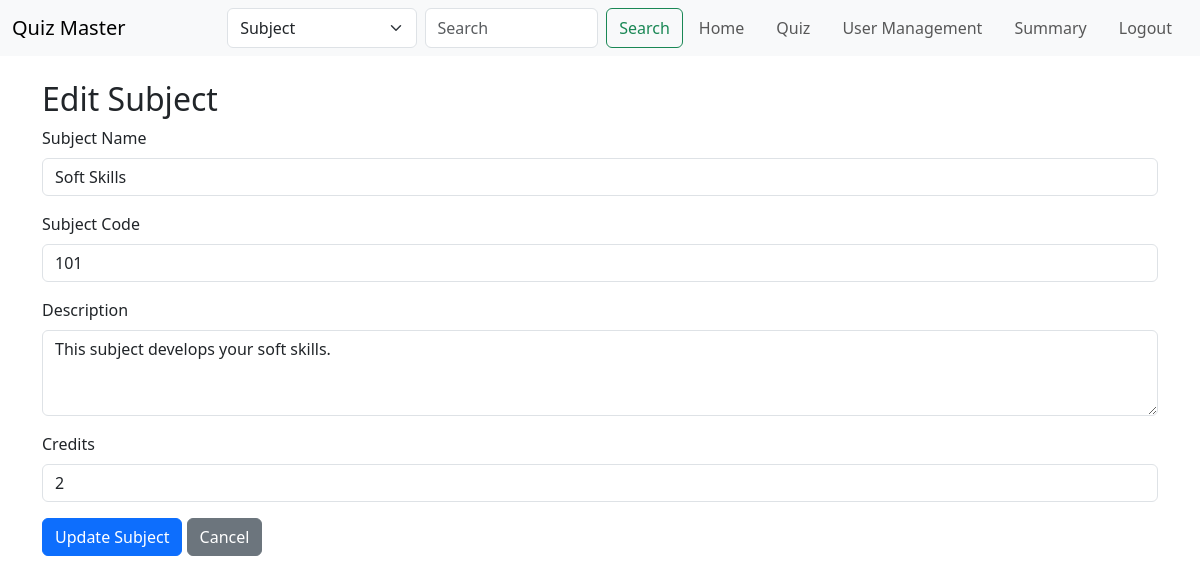
The page /edit_subject?subject_id=1 (signed in) on the database its author committed.
### models.py (models this page shows)
class Subject(db.Model):
    __tablename__ = 'subject'
    id = db.Column(db.Integer, primary_key=True, autoincrement=True)
    subject_name = db.Column(db.String(32), unique=True, nullable=False)
    subject_code = db.Column(db.String(32), unique=True, nullable=False)
    subject_description = db.Column(db.String(512), nullable=True)
    subject_credit = db.Column(db.String(80), nullable=False)

### routes.py (the view)
@app.route('/edit_subject')
@auth_required
@admin_required
def edit_subject():
    subject_id = request.args.get('subject_id')
    subject = Subject.query.get(subject_id)
    return render_template('edit_subject.html', subject=subject)

### routes.py (called while the page is built)
def auth_required(func):
    @wraps(func)
    def inner(*args, **kwargs):
        if 'user_id' not in session:
            flash('Please login to continue')
            return redirect(url_for('login'))
        return func(*args, **kwargs)
    return inner

def admin_required(f):
    @wraps(f)
    def decorated_function(*args, **kwargs):
        if session.get('is_admin') == False:
            flash("Access Denied: Admins Only", "danger")
            return redirect(url_for('index'))  # Redirect to home if not admin
        return f(*args, **kwargs)
    return decorated_function

### templates/edit_subject.html
{% extends 'layout.html' %}
{% block content %}
<div class="container mt-4">
    <h2>Edit Subject</h2>
    <form method="POST" action="{{ url_for('edit_subject', subject_id=subject.id) }}">
        <div class="mb-3">
            <label for="subject_name" class="form-label">Subject Name</label>
            <input type="text" class="form-control" id="subject_name" name="subject_name" value="{{ subject.subject_name }}" required>
        </div>
        <div class="mb-3">
            <label for="subject_code" class="form-label">Subject Code</label>
            <input type="text" class="form-control" id="subject_code" name="subject_code" value="{{ subject.subject_code }}" required>
        </div>
        <div class="mb-3">
            <label for="subject_description" class="form-label">Description</label>
            <textarea class="form-control" id="subject_description" name="subject_description" rows="3" required>{{ subject.subject_description }}</textarea>
        </div>
        <div class="mb-3">
            <label for="subject_credit" class="form-label">Credits</label>
            <input type="number" class="form-control" id="subject_credit" name="subject_credit" value="{{ subject.subject_credit }}" required>
        </div>
        <button type="submit" class="btn btn-primary">Update Subject</button>
        <a href="{{ url_for('admin_home') }}" class="btn btn-secondary">Cancel</a>
    </form>
</div>
{% endblock %}

### rows shown on the page
Subject: subject_name "Soft Skills", subject_code "101", subject_description "This subject develops your soft skills.", subject_credit "2"
